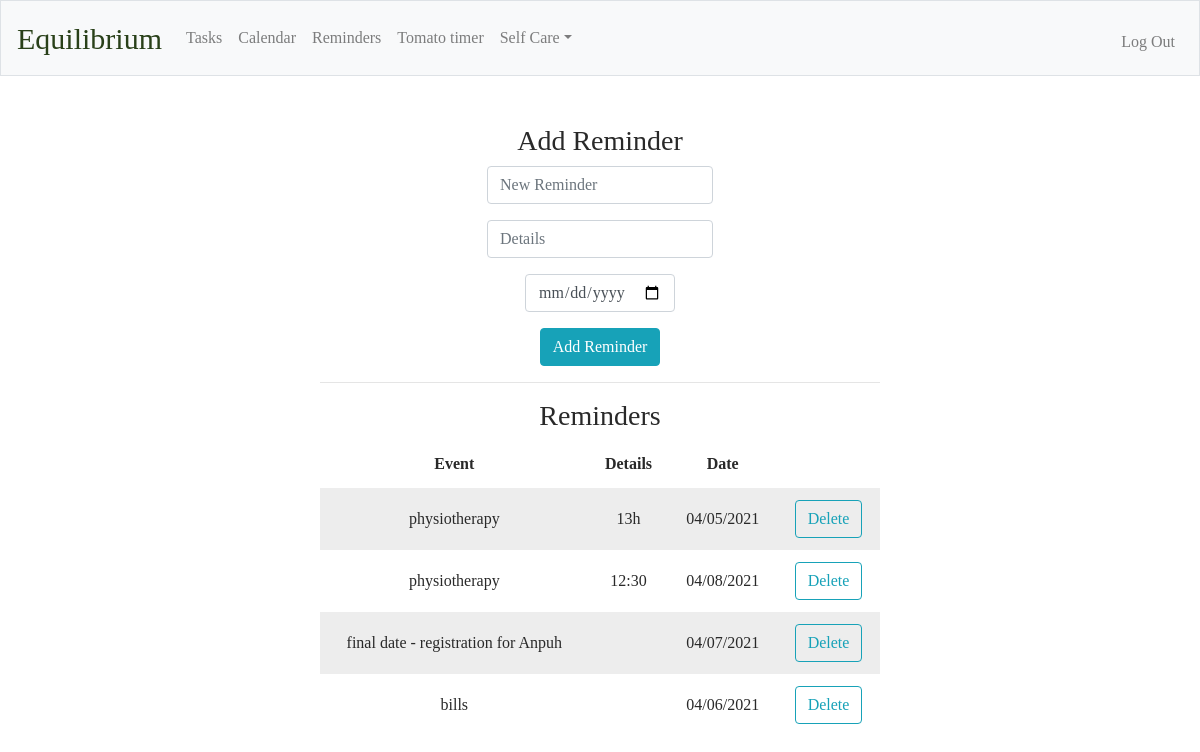
Screenshot of /reminders (signed in) with the database file from the repository.
### tables this page shows
CREATE TABLE reminders(id INTEGER, reminder_id INTEGER, reminder TEXT NOT NULL, datails TEXT, doDate INT, PRIMARY KEY(reminder_id));

### application.py (the view)
@app.route("/reminders", methods=["GET", "POST"])
@login_required
def reminders():
    if request.method == "POST":
        if not request.form.get("reminder"):
            return apology("must provide reminder", 400)
        if not request.form.get("date"):
            return apology("must provide date", 400)
        reminder = request.form.get("reminder")
        details = request.form.get("details")
        date = request.form.get("date")
        db.execute("INSERT INTO reminders(id, reminder, datails, doDate) VALUES(?,?,?,?)", session["user_id"], reminder, details, date)
        return redirect(url_for('reminders'))
    else:
        reminders=db.execute("SELECT reminder_id, reminder, datails, doDate FROM reminders WHERE id = ?", session["user_id"])
        Reminders=[]
        for x in range (len(reminders)):
            r = reminders[x]
            datesplit = r["doDate"].split("-")
            if len(datesplit) >= 3:
                year = datesplit[0]
                month = datesplit[1]
                day = datesplit[2]
                final_date = month + "/" + day + "/" + year
                r["doDate"] = final_date
            Reminders.append(r)
        return render_template("reminders.html", Reminders = Reminders)

### application.py (called while the page is built)
@app.after_request
def after_request(response):
    response.headers["Cache-Control"] = "no-cache, no-store, must-revalidate"
    response.headers["Expires"] = 0
    response.headers["Pragma"] = "no-cache"
    return response

### helpers.py (called while the page is built)
def login_required(f):
    @wraps(f)
    def decorated_function(*args, **kwargs):
        if session.get("user_id") is None:
            return redirect("/login")
        return f(*args, **kwargs)
    return decorated_function

### templates/reminders.html (shortened to what this page needs)
{% extends "layout.html" %}
{% block main %}
<main class = "main">
    <div>
    <h3>Add Reminder</h3>
    <form action="/reminders" method="post">
        <div class="form-group">
            <input autocomplete="off" autofocus class="form-control" name="reminder" placeholder="New Reminder" type="text">
        </div>
        <div class="form-group">
            <input autocomplete="off" autofocus class="form-control" name="details" placeholder="Details" type="text">
        </div>
        <div class="form-group">
            <input autocomplete="off" autofocus class="form-control" name="date" placeholder="Date" type="date">
        </div>
        <button class="btn btn-info" type="submit">Add Reminder</button>
    </form>
    </div>
    <div>
    <hr>
    <h3>Reminders</h3>
    <table>
        <thead>
            <tr>
                <th>Event</th>
                <th>Details</th>
                <th>Date</th>
                <th> </th>
            </tr>
        </thead>
        <tbody>
           {% for Reminder in Reminders %}
                <tr>
                    <td>{{ Reminder.reminder }}</td>
                    <td>{{ Reminder.datails }}</td>
                    <td>{{ Reminder.doDate }}</td>
                    <td><a class="btn btn-outline-info" href="/delete2/{{ Reminder.reminder_id }}"> Delete </a></td>
                </tr>
            {% endfor %}
        </tbody>
    </table>
    </div>
</main>
{% endblock %}

### templates/layout.html (shortened to what this page needs)
<!DOCTYPE html>
<html lang="en">
    <head>
        <link rel="stylesheet" href="https://cdn.jsdelivr.net/npm/bootstrap@4.5.3/dist/css/bootstrap.min.css">
        <link href="/static/styles.css" rel="stylesheet">
        <link href="https://cdn.jsdelivr.net/npm/fullcalendar@5.5.1/main.min.css" rel="stylesheet">
    </head>
    <body>
        <nav class="navbar navbar-expand-lg navbar-light bg-light border">
            <a class="navbar-brand" href="/"><span class="red">Equilibrium</span></a>
            <div class="collapse navbar-collapse" id="navbarSupportedContent">
                {% if session.user_id %}
                    <ul class="navbar-nav mr-auto">
                        <li class="nav-item"><a class="nav-link" href="/tasks">Tasks</a></li>
                        <li class="nav-item"><a class="nav-link" href="/calendar">Calendar</a></li>
                        <li class="nav-item"><a class="nav-link" href="/reminders">Reminders</a></li>
                        <li class="nav-item"><a class="nav-link" href="/timer">Tomato timer</a></li>
                        <li class="c-dropdown__item"><a class="nav-link dropdown-toggle" href="#" id="navbarDropdown" role="button" data-toggle="dropdown" aria-haspopup="true" aria-expanded="false">Self Care</a>
                        </li>
                    </ul>
                    <ul class="navbar-nav ml-auto mt-2">
                        <li class="nav-item"><a class="nav-link" href="/logout">Log Out</a></li>
                    </ul>
                {% else %}
                    <ul class="navbar-nav ml-auto mt-2">
                        <li class="nav-item"><a class="nav-link" href="/register">Register</a></li>
                        <li class="nav-item"><a class="nav-link" href="/login">Log In</a></li>
                    </ul>
                {% endif %}
            </div>
        </nav>
        <main class="container p-5">
            {% block main %}{% endblock %}
        </main>
    </body>
</html>

### static/styles.css (style rules this page uses)
.red { color: #294019; font-size: 30px; text-align: center; }
nav .navbar-brand { font-size: xx-large; font-family: "Alegria"; color: #4d4d4d; }
nav { font-family: "Alegria"; }
main .form-control { display: inline-block; width: auto; }
.main { overflow-x: auto; text-align: center; font-family: "Alegria"; color: #292929; }
.main { box-sizing: border-box; max-width: 600px; margin: 0 auto; padding:0 1.25rem; }
table { background-color: transparent; margin-bottom: 1rem; width: 100%; }
table th, table td { padding: 0.75rem; vertical-align: middle; }
tbody tr:nth-of-type(odd) { background-color: #ededed; }
.c-dropdown__item { position: relative; }

### rows the page displays
reminders: reminder "physiotherapy", datails "13h", doDate "04/05/2021"
reminders: reminder "physiotherapy", datails "12:30", doDate "04/08/2021"
reminders: reminder "final date - registration for Anpuh", doDate "04/07/2021"
reminders: reminder "bills", doDate "04/06/2021"
